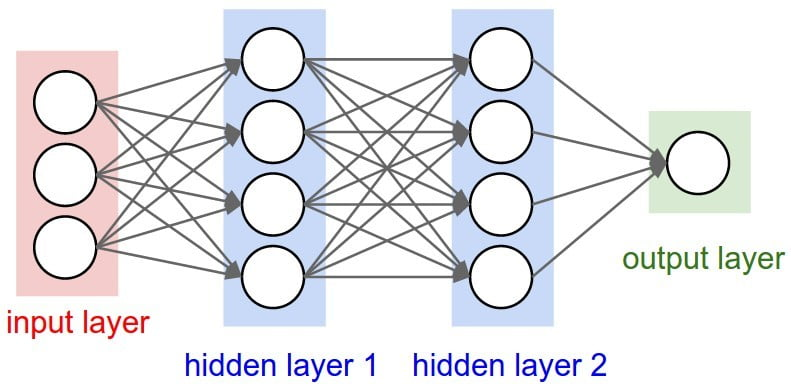
#> input picture 002/solution/images/ANN.jpg, 791 x 388 px, given in place of the camera
$ jupyter execute Mini_Project_1.ipynb   (text cells are left out)
#> lines starting #> are read from the running program, lines starting #| are printed output that depends on the picture; after the words box and inside, x2 and y2 are one past the last pixel; in counts of white or black regions, pixels touching at a corner belong together
#> further down, frame is the input picture: shape (388, 791, 3); mean B, G, R 235, 231.3, 231.1
[cell 1]
import cv2
import numpy as np

[cell 2]
def sketch(image):

  #convert image to grayscale
  img_gray = cv2.cvtColor(image, cv2.COLOR_BGR2GRAY)
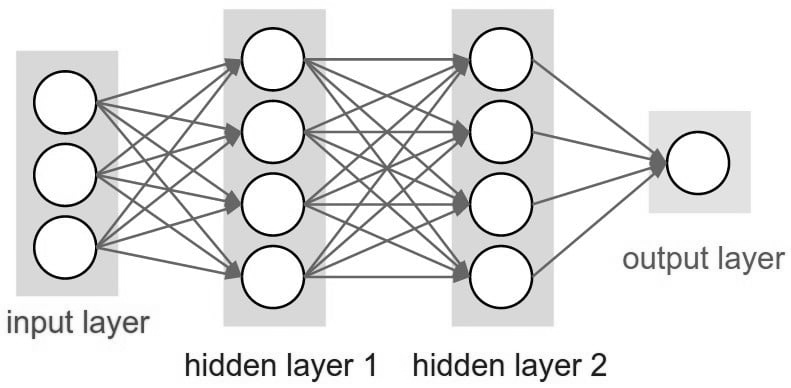
#> img_gray: shape (388, 791); min 0, max 255, mean 231.6

  #clean up image using Gaussian Blur. To smoothen and remove noise
  img_gray_blur = cv2.GaussianBlur(img_gray, (5,5), 0)
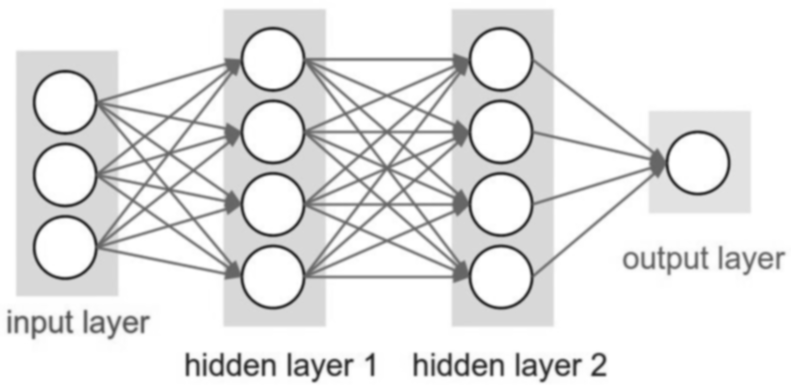
#> img_gray_blur: shape (388, 791); min 44, max 255, mean 231.6

  #Extracting Edges using canny edge detection technique. 10 and 70 are threshold values and can be chanegd around. Feel free to play with them
  canny_edges = cv2.Canny(img_gray_blur, 10, 70)
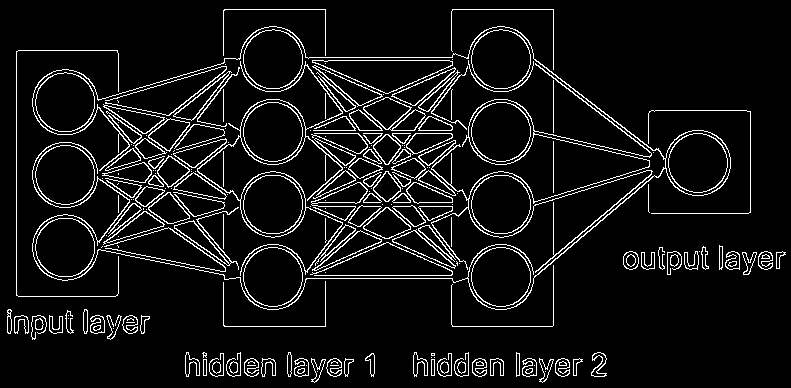
#> canny_edges: shape (388, 791); 7.5% white in thin lines or dots

  #Invert Binarize the image. canny gives black background with white edges so we use inverse to have white background and black edges.
  ret, mask = cv2.threshold(canny_edges, 70, 255, cv2.THRESH_BINARY_INV)
#> mask: shape (388, 791); 92.5% white; black in thin lines or dots
  return mask

[cell 3]
cap = cv2.VideoCapture(0)

[cell 4]
while True: #Running a loop to continuously pull images/frames from the webcam
  ret, frame = cap.read()  #Pulls Image from the Webcam. ret is a boolean to know whether this command ran successfully
  cv2.imshow('Our Live Sketcher', sketch(frame)) #frame is passed to imshow
  if cv2.waitKey(1) == 13: #13 is enter key. loops only breaks when we press enter key
#> (key Esc is pressed here)
    break

#Release Camera and Close Window
cap.release() #If we don't use this. opencv hangs
cv2.destroyAllWindows()

$ run again, on 002/solution/images/cnn-procedure.png
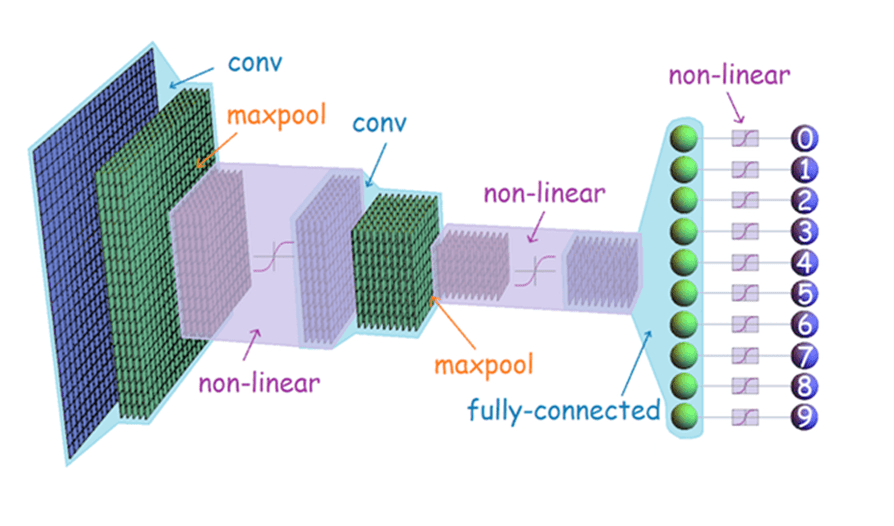
#> input picture 002/solution/images/cnn-procedure.png, 894 x 526 px, given in place of the camera
#> frame is the input picture: shape (526, 894, 3); mean B, G, R 227.7, 222.3, 217.1
#> in sketch, `img_gray = cv2.cvtColor(image, cv2.COLOR_BGR2GRAY)`:
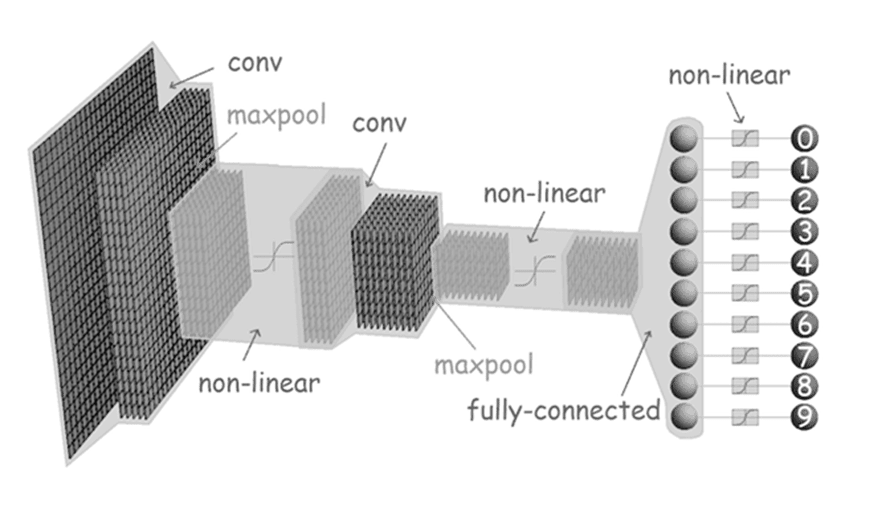
#> img_gray: shape (526, 894); min 10, max 255, mean 221.4
#> in sketch, `canny_edges = cv2.Canny(img_gray_blur, 10, 70)`:
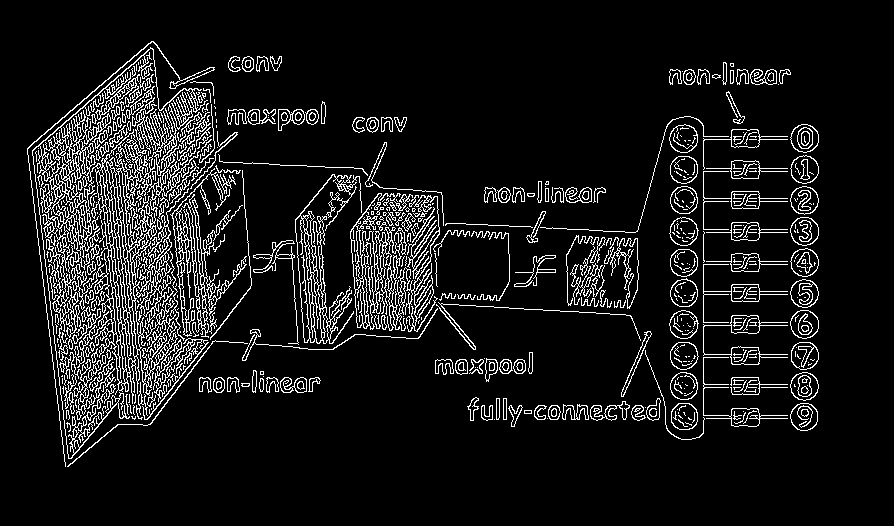
#> canny_edges: shape (526, 894); 9.2% white in thin lines or dots, all inside (x1, y1, x2, y2) = (27, 41, 819, 467)
